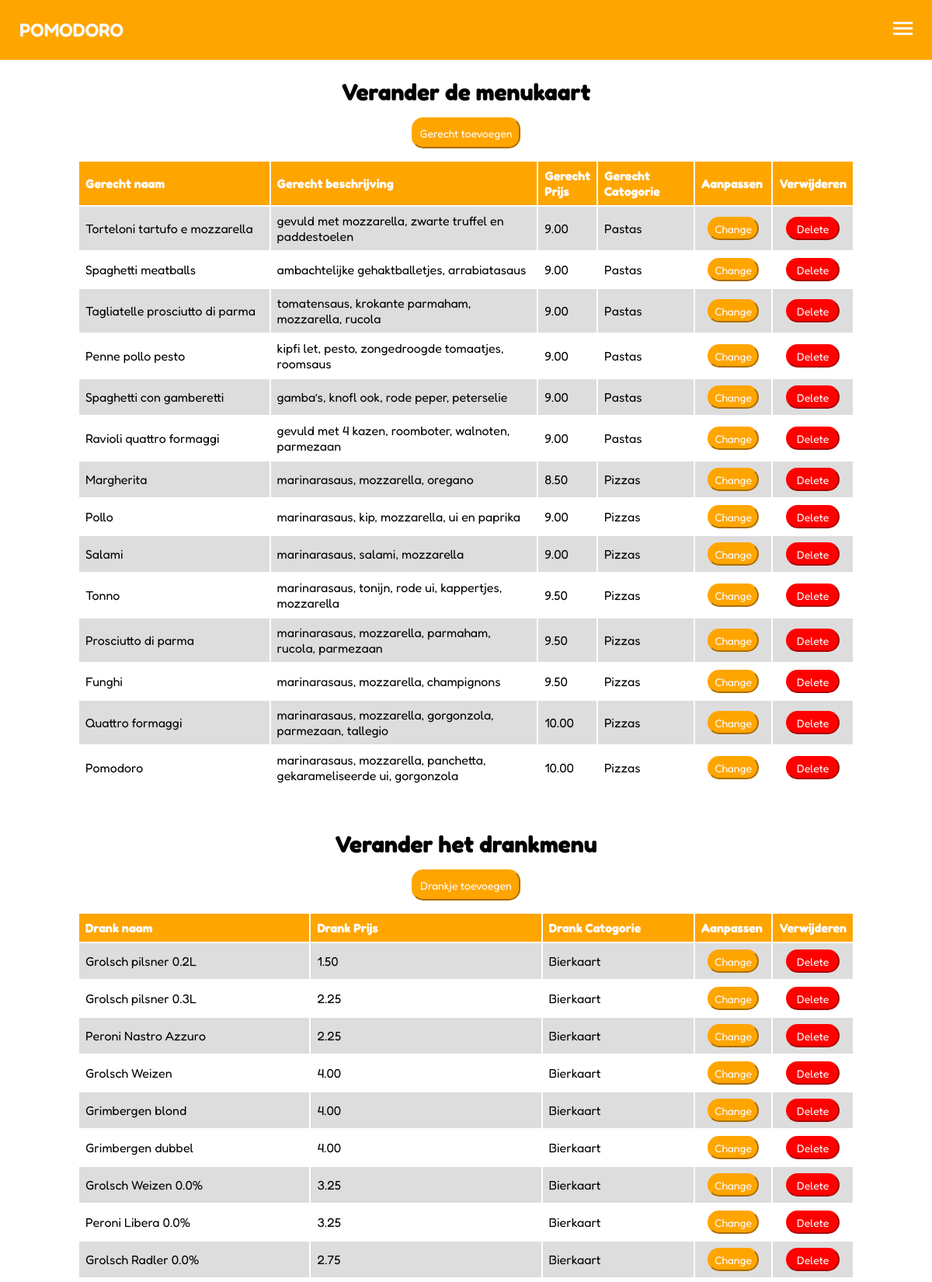
The app's page /AdminPages/changeMenu.php (signed in, upper part) with its own data.
### tables this page shows
CREATE TABLE `gerechten` (
  `id` int(11) NOT NULL,
  `gerechtNaam` varchar(255) NOT NULL,
  `gerechtBeschrijving` text NOT NULL,
  `gerechtPrijs` double NOT NULL,
  `category` text NOT NULL
);

CREATE TABLE `drankjes` (
  `id` int(11) NOT NULL,
  `drankNaam` text NOT NULL,
  `drankPrijs` double NOT NULL,
  `category` text NOT NULL
);

### Includes/menu/adminDrankjes.php (the view)
<?php
$dataTable = "drankjes";
require_once("../Includes/connector.php");
$sql = "SELECT * FROM $dataTable ORDER BY category";
$stmt = $connect->prepare($sql);
$stmt->execute();
$result = $stmt->fetchAll();
foreach ($result as $result){
    $roundendPrice = sprintf('%0.2f', $result['drankPrijs']);
    echo "<tr>";
    echo    "<td>" . $result['drankNaam'] . "</td>";
    echo    "<td>" . $roundendPrice . "</td>";
    echo    "<td>" . $result['category'] . "</td>";
    echo    "<td class='changeDelButton'><a href='changeMenuForm.php?id=" . $result['id'] . "&drankjesNaam=" . $result['drankNaam'] . "&drankjesPrijs=" . $roundendPrice . "&drankjesCategory=" . $result['category'] . "#drankjesForm'><button class='change'>Change</button></a></td>";
    echo    "<td class='changeDelButton'><a href='../PHP/delete.php?id=" . $result['id'] . "&dataTable=" . $dataTable . "'><button class='delete'>Delete</button></a></td>";
    echo "</tr>";
}

### Includes/menu/adminGerechten.php
<?php
$dataTable = "gerechten";
require_once("../Includes/connector.php");
$sql = "SELECT * FROM $dataTable ORDER BY category";
$stmt = $connect->prepare($sql);
$stmt->execute();
$result = $stmt->fetchAll();
foreach ($result as $result){
    $roundendPrice = sprintf('%0.2f', $result['gerechtPrijs']);
    echo "<tr>";
    echo    "<td>" . $result['gerechtNaam'] . "</td>";
    echo    "<td>" . $result['gerechtBeschrijving'] . "</td>";
    echo    "<td>" . $roundendPrice . "</td>";
    echo    "<td>" . $result['category'] . "</td>";
    echo    "<td class='changeDelButton'><a href='changeMenuForm.php?id=" . $result['id'] . "&gerechtNaam=" . $result['gerechtNaam'] . "&gerechtBeschrijving=" . $result['gerechtBeschrijving'] . "&gerechtPrijs=" . $roundendPrice . "&gerechtCategory=" . $result['category'] . "#gerechtenForm'><button class='change'>Change</button></a></td>";
    echo    "<td class='changeDelButton'><a href='../PHP/delete.php?id=" . $result['id'] . "&dataTable=" . $dataTable . "'><button class='delete'>Delete</button></a></td>";
    echo "</tr>";
}

### CSS/style.css (style rules this page uses)
* { margin: 0; padding: 0; box-sizing: border-box; scroll-behavior: smooth; font-style: Classic, Slab + Serif; text-decoration: none; list-style: none; outline: none; font-family: "Fredoka", sans-serif; }
.adminMain .tableRow table button { cursor: pointer; height: 30px; font-size: 14px; color: #fff; background-color: orange; border-color: orange; border-radius: 15px; width: 80%; }
.adminMain .tableRow table .delete { background-color: red; border-color: red; }
.adminMain .adminRow table td, .adminMain .adminRow table th { text-align: left; padding: 8px; }
.adminMain .adminRow table .changeDelButton { text-align: center; }
.adminMain .adminRow table tr:nth-child(even) { background-color: #dddddd; }

### records on screen
gerechten: gerechtNaam "Torteloni tartufo e mozzarella", gerechtBeschrijving "gevuld met mozzarella, zwarte truffel en paddestoelen", gerechtPrijs "9.00", category "Pastas"
gerechten: gerechtNaam "Spaghetti meatballs", gerechtBeschrijving "ambachtelijke gehaktballetjes, arrabiatasaus", gerechtPrijs "9.00", category "Pastas"
gerechten: gerechtNaam "Tagliatelle prosciutto di parma", gerechtBeschrijving "tomatensaus, krokante parmaham, mozzarella, rucola", gerechtPrijs "9.00", category "Pastas"
gerechten: gerechtNaam "Penne pollo pesto", gerechtBeschrijving "kipfi let, pesto, zongedroogde tomaatjes, roomsaus", gerechtPrijs "9.00", category "Pastas"
gerechten: gerechtNaam "Spaghetti con gamberetti", gerechtBeschrijving "gamba’s, knofl ook, rode peper, peterselie", gerechtPrijs "9.00", category "Pastas"
gerechten: gerechtNaam "Ravioli quattro formaggi", gerechtBeschrijving "gevuld met 4 kazen, roomboter, walnoten, parmezaan", gerechtPrijs "9.00", category "Pastas"
gerechten: gerechtNaam "Margherita", gerechtBeschrijving "marinarasaus, mozzarella, oregano", gerechtPrijs "8.50", category "Pizzas"
gerechten: gerechtNaam "Pollo", gerechtBeschrijving "marinarasaus, kip, mozzarella, ui en paprika", gerechtPrijs "9.00", category "Pizzas"
gerechten: gerechtNaam "Salami", gerechtBeschrijving "marinarasaus, salami, mozzarella", gerechtPrijs "9.00", category "Pizzas"
gerechten: gerechtNaam "Tonno", gerechtBeschrijving "marinarasaus, tonijn, rode ui, kappertjes, mozzarella", gerechtPrijs "9.50", category "Pizzas"
gerechten: gerechtNaam "Prosciutto di parma", gerechtBeschrijving "marinarasaus, mozzarella, parmaham, rucola, parmezaan", gerechtPrijs "9.50", category "Pizzas"
gerechten: gerechtNaam "Funghi", gerechtBeschrijving "marinarasaus, mozzarella, champignons", gerechtPrijs "9.50", category "Pizzas"
gerechten: gerechtNaam "Quattro formaggi", gerechtBeschrijving "marinarasaus, mozzarella, gorgonzola, parmezaan, tallegio", gerechtPrijs "10.00", category "Pizzas"
gerechten: gerechtNaam "Pomodoro", gerechtBeschrijving "marinarasaus, mozzarella, panchetta, gekarameliseerde ui, gorgonzola", gerechtPrijs "10.00", category "Pizzas"
drankjes: drankNaam "Grolsch pilsner 0.2L", drankPrijs "1.50", category "Bierkaart"
drankjes: drankNaam "Grolsch pilsner 0.3L", drankPrijs "2.25", category "Bierkaart"
drankjes: drankNaam "Peroni Nastro Azzuro", drankPrijs "2.25", category "Bierkaart"
drankjes: drankNaam "Grolsch Weizen", drankPrijs "4.00", category "Bierkaart"
drankjes: drankNaam "Grimbergen blond", drankPrijs "4.00", category "Bierkaart"
drankjes: drankNaam "Grimbergen dubbel", drankPrijs "4.00", category "Bierkaart"
drankjes: drankNaam "Grolsch Weizen 0.0%", drankPrijs "3.25", category "Bierkaart"
drankjes: drankNaam "Peroni Libera 0.0%", drankPrijs "3.25", category "Bierkaart"
drankjes: drankNaam "Grolsch Radler 0.0%", drankPrijs "2.75", category "Bierkaart"
